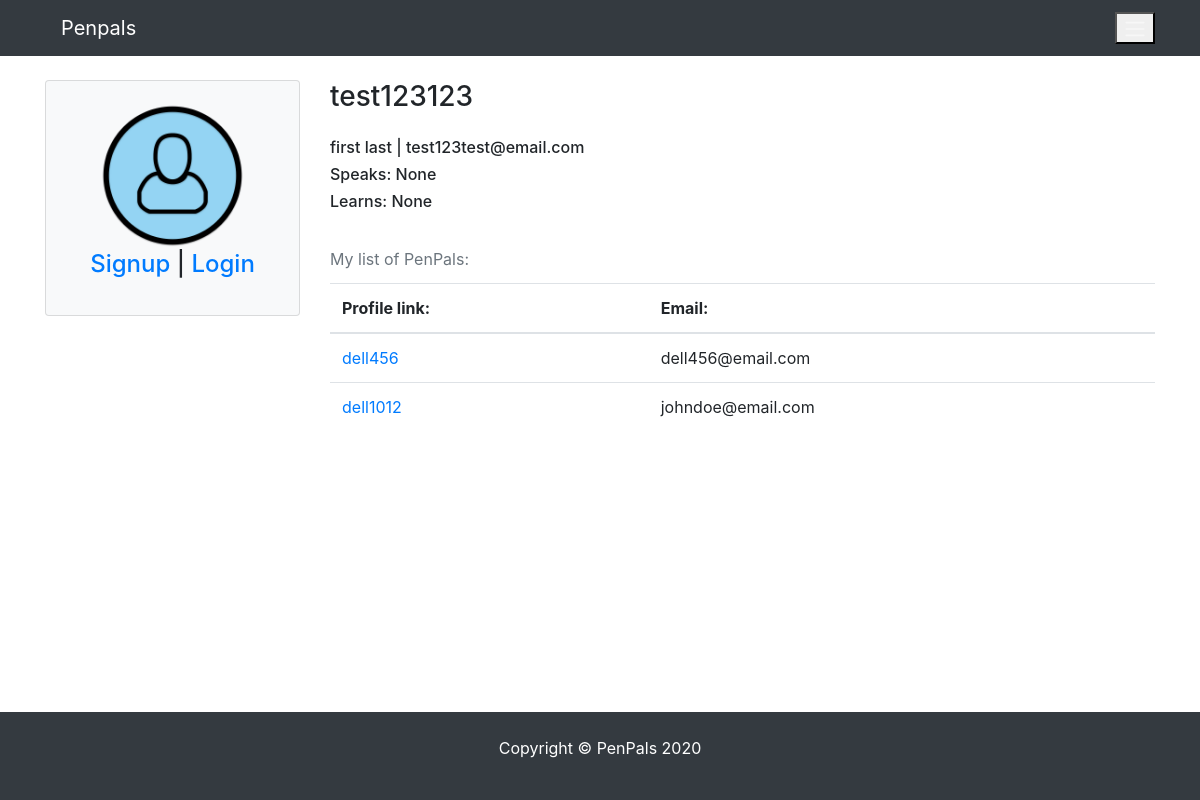
The app's page /profile/17 with its own data.
### pages/models.py (models this page shows, shortened)
class Profile(models.Model):
    user = models.OneToOneField(
        User, blank=True, null=True, on_delete=models.CASCADE)
    first = models.CharField(max_length=200, blank=True, null=True)
    last = models.CharField(max_length=200, blank=True, null=True)
    photo = models.ImageField(
        default='user.png', upload_to='photos/%y/%m',  blank=True, null=True)
    friends = models.ManyToManyField('self', blank=True)
    speaks = models.CharField(max_length=200, blank=True, null=True)
    learns = models.CharField(max_length=200, blank=True, null=True)
    def __init__(self, *args, **kwargs):
         super(Profile, self).__init__(*args, **kwargs)
         self.speaks = from_value_to_label(self.speaks)
         self.learns = from_value_to_label(self.learns)
    def __str__(self):
        return str(self.user)
    class Meta:
        ordering = ['-id']

### pages/views.py (the view, shortened to what this page needs)
# urls.py: path('profile/<int:profile_id>', ProfileView.as_view(), name="profile"),
class ProfileView(SuccessMessageMixin, DetailView):
    template_name = 'pages/profile.html'
    form_class = ProfileViewForm
    context_object_name = 'profile'
    model = Profile
    friends = Profile.objects.none()
    instance = Profile.objects.none()
    def get_object(self):
        self.instance = Profile.objects.get(id=self.kwargs['profile_id'])  # self.request.user.profile.id)
        self.friends = FriendRequest.objects.filter(to_profile = self.instance)
        return self.instance
    def get_context_data(self, **kwargs):
        self.friends = self.instance.friends.all()
        received_requests = FriendRequest.objects.filter(to_profile = self.instance)
        button_friend_text = ""
        if self.request.user.is_authenticated:
            if self.request.user.profile not in self.friends:
                button_friend_text = "not_friend_yet"
                if len(FriendRequest.objects.filter(from_profile = self.request.user.profile).filter(to_profile=self.instance))==1:
                    button_friend_text = "request_sent"
        print("get_context_data 1: ", self.friends, received_requests)
        self.context_data = {
            'profile': self.instance,
            'friends': self.friends,
            'received_requests': received_requests,
            'button_friend_text': button_friend_text,
        }
        return self.context_data

### pages/models.py (called while the page is built)
    def __str__(self):
        return f'from {self.to_profile.user.username} to {self.from_profile.user.username}'

### pages/utils.py (called while the page is built)
def from_value_to_label(field):
    if field is not None:
        list_of_labels = [label for value, label in LANGUAGE_CHOICES if str(value) in field]
        return ", ".join(list_of_labels)  # list_of_labels  #ast.literal_eval(field)  # [int(i) for i in field.replace('[','').replace(']','').replace(',','').replace("'",'').split(" ")] # list_of_labels #
    return field

### pages/templates/pages/profile.html (shortened to what this page needs)
{% extends 'pages/base.html' %}
{% block content %}
<div class="row">
  {% include 'pages/partials/_sidebar.html' %}
  <div class="col-md-9 col-sm-12">
    <h3>{{profile.user}}</h3>
    <div class="my-4">
        <h6>{{profile.first}} {{profile.last}} | {{profile.user.email}}</h6>
        <h6>Speaks: {{profile.speaks}}</h6>
        <h6>Learns: {{profile.learns}}</h6>
    </div>
    {% if friends %}
      <div class="table-responsive">
        <table class="table">
          <caption>My list of PenPals:</caption>
          <thead>
            <tr>
              <th>Profile link:</th>
              <th>Email:</th>
            </tr>
          </thead>
            <tbody>
              {% for friend_profile in friends %}
                <tr>
                  <td><a href="{% url 'pages:profile' friend_profile.id %}">{{friend_profile}}</a></td>
                  <td>{{friend_profile.user.email}}</td>
                </tr>
              {% endfor %}
            </tbody>
        </table>
      </div>
    {% endif %}
  </div>
</div>
{% endblock content %}

### pages/templates/pages/partials/_sidebar.html (shortened to what this page needs)
<div class="col-lg-3 col-md-3 col-sm-6 mx-auto">
    <div class="card bg-light mw-30rem">
        <div class="card-body text-center">
            <h4 class="card-title">
                {% if profile.photo %}
                    <img src="{{profile.photo.url}}" alt="profile photo url" class="card-img-top mx-auto rounded-circle">
                {% else %}
                    <img src="https://placehold.it/200x200" alt="profile photo url" class="card-img-top mx-auto rounded-circle">
                {% endif %}
                {% if request.user == profile.user %}
                <p>Welcome to PenPals, {{profile.user}}</p>
                <p><a href="{% url 'logout' %}">Logout</a></p>
                {% elif request.user.is_anonymous %}
                    <p><a href="{% url 'pages:signup' %}">Signup</a> | <a href="{% url 'login' %}">Login</a></p>
                {% endif %}
            </h4>
        </div>
    </div>
</div>

### static_files/css/styles.css (style rules this page uses)
.card-img-top { width: 70%; height: 70%; }
.card { margin-bottom: 1.5rem!important; }
caption { caption-side:top; }

### records on screen
Profile: photo (placeholder picture), user "test123123", first "first", last "last", user.email "test123test@email.com", speaks "None", learns "None"
Profile: user.username "dell456", user.email "dell456@email.com"
Profile: user.username "dell1012", user.email "johndoe@email.com"
